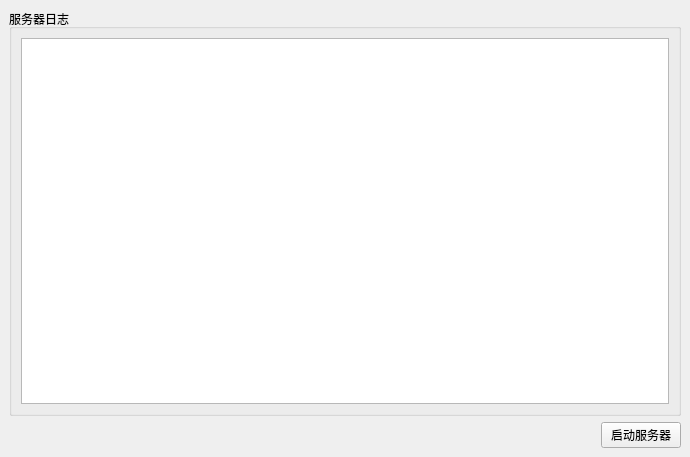
<?xml version="1.0" encoding="UTF-8"?>
<ui version="4.0">
 <class>MainWindow</class>
 <widget class="QMainWindow" name="MainWindow">
  <property name="geometry">
   <rect>
    <x>0</x>
    <y>0</y>
    <width>690</width>
    <height>457</height>
   </rect>
  </property>
  <property name="windowTitle">
   <string>服务器</string>
  </property>
  <widget class="QWidget" name="centralwidget">
   <layout class="QVBoxLayout" name="verticalLayout_2">
    <item>
     <widget class="QGroupBox" name="groupBox">
      <property name="title">
       <string>服务器日志</string>
      </property>
      <layout class="QVBoxLayout" name="verticalLayout">
       <item>
        <widget class="QPlainTextEdit" name="logEditor"/>
       </item>
      </layout>
     </widget>
    </item>
    <item>
     <layout class="QHBoxLayout" name="horizontalLayout">
      <item>
       <spacer name="horizontalSpacer">
        <property name="orientation">
         <enum>Qt::Orientation::Horizontal</enum>
        </property>
        <property name="sizeHint" stdset="0">
         <size>
          <width>40</width>
          <height>20</height>
         </size>
        </property>
       </spacer>
      </item>
      <item>
       <widget class="QPushButton" name="startStopButton">
        <property name="text">
         <string>启动服务器</string>
        </property>
       </widget>
      </item>
     </layout>
    </item>
   </layout>
  </widget>
 </widget>
 <resources/>
 <connections/>
</ui>
